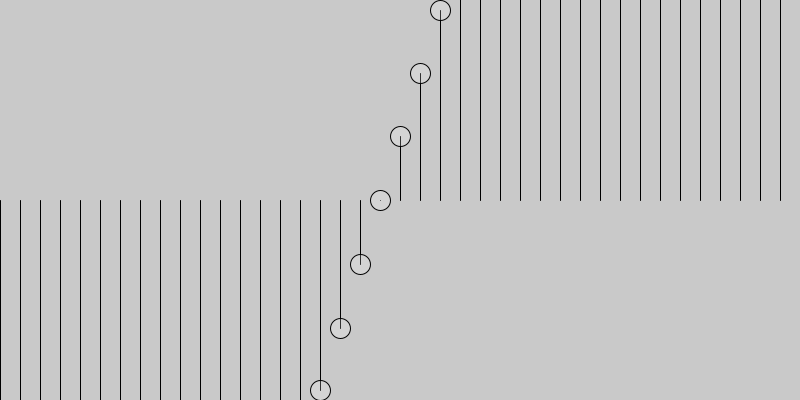
Frame 1 (no input)
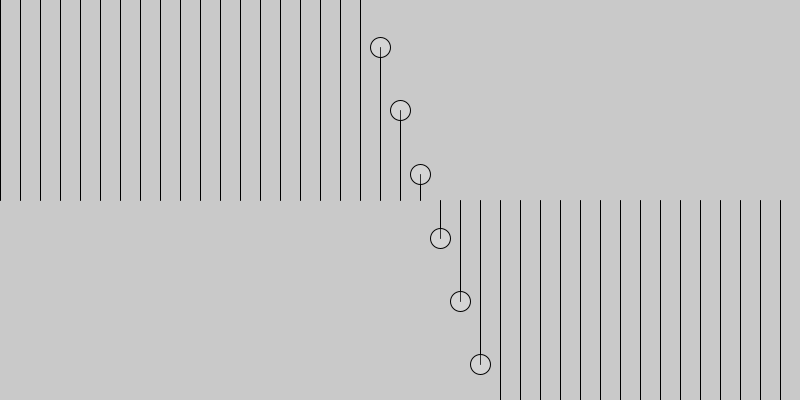
Frame 60 (the mouse pressed at the canvas centre just before this capture)
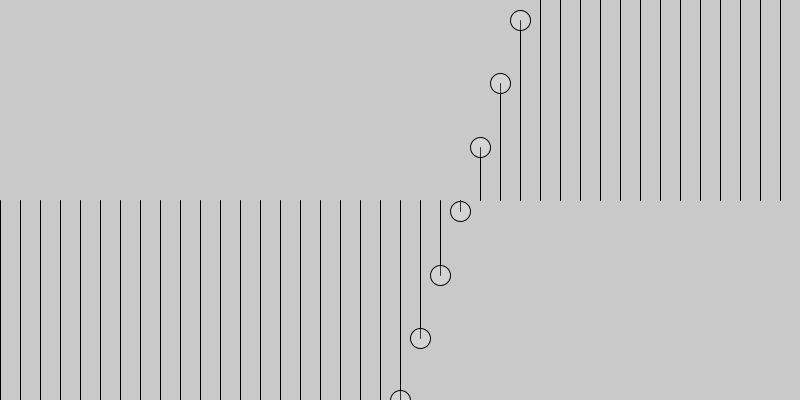
Frame 120 (the mouse held since frame 60 and released just before this capture)

The Processing sketch that drew these frames (run headless with seeded random() and noise(); from frame 60 on, the mouse is pressed at the canvas centre):

// Processing sketch: oscillator
// ── oscillator.pde
float AVELOCITY = 0.05; //this will be shared amongst instances
float AMPLITUDE;
int OCOUNT = 41;
float OFFSET = .08;

Oscillator[] oscillators = new Oscillator[OCOUNT];

void setup(){
  AMPLITUDE = height * 2;
  size(800,400);
  for(int i = 0; i < OCOUNT; i++){
    oscillators[i] = new Oscillator(i*20, 0, 20);
    oscillators[i].setAngle(i * OFFSET);
  }
}

void draw(){
  background(201);
  
  fill(255, 50);
  for(int i = 0; i < OCOUNT; i++){
    oscillators[i].update();
    oscillators[i].display();
  }
}

class Oscillator{
  //would be cool to draw a line from x, y to start location
  int size;
  float angle, x, y;
  
  Oscillator(int _x, int _y, int _size){
    x = _x;
    y = _y;
    size = _size;
    angle = 0.0;
  }
  
  void update(){
    angle += AVELOCITY;
    y = AMPLITUDE * cos(angle);    
  }
  
  void display(){
    pushMatrix();
    translate(0, height/2);
    line(x, 0, x, y); 
    ellipse(x, y, size, size);
    popMatrix();
  }
  
  void setAngle(float a){
    angle = a;
  }
  
  float getAngle(){
    return angle;
  }
}
